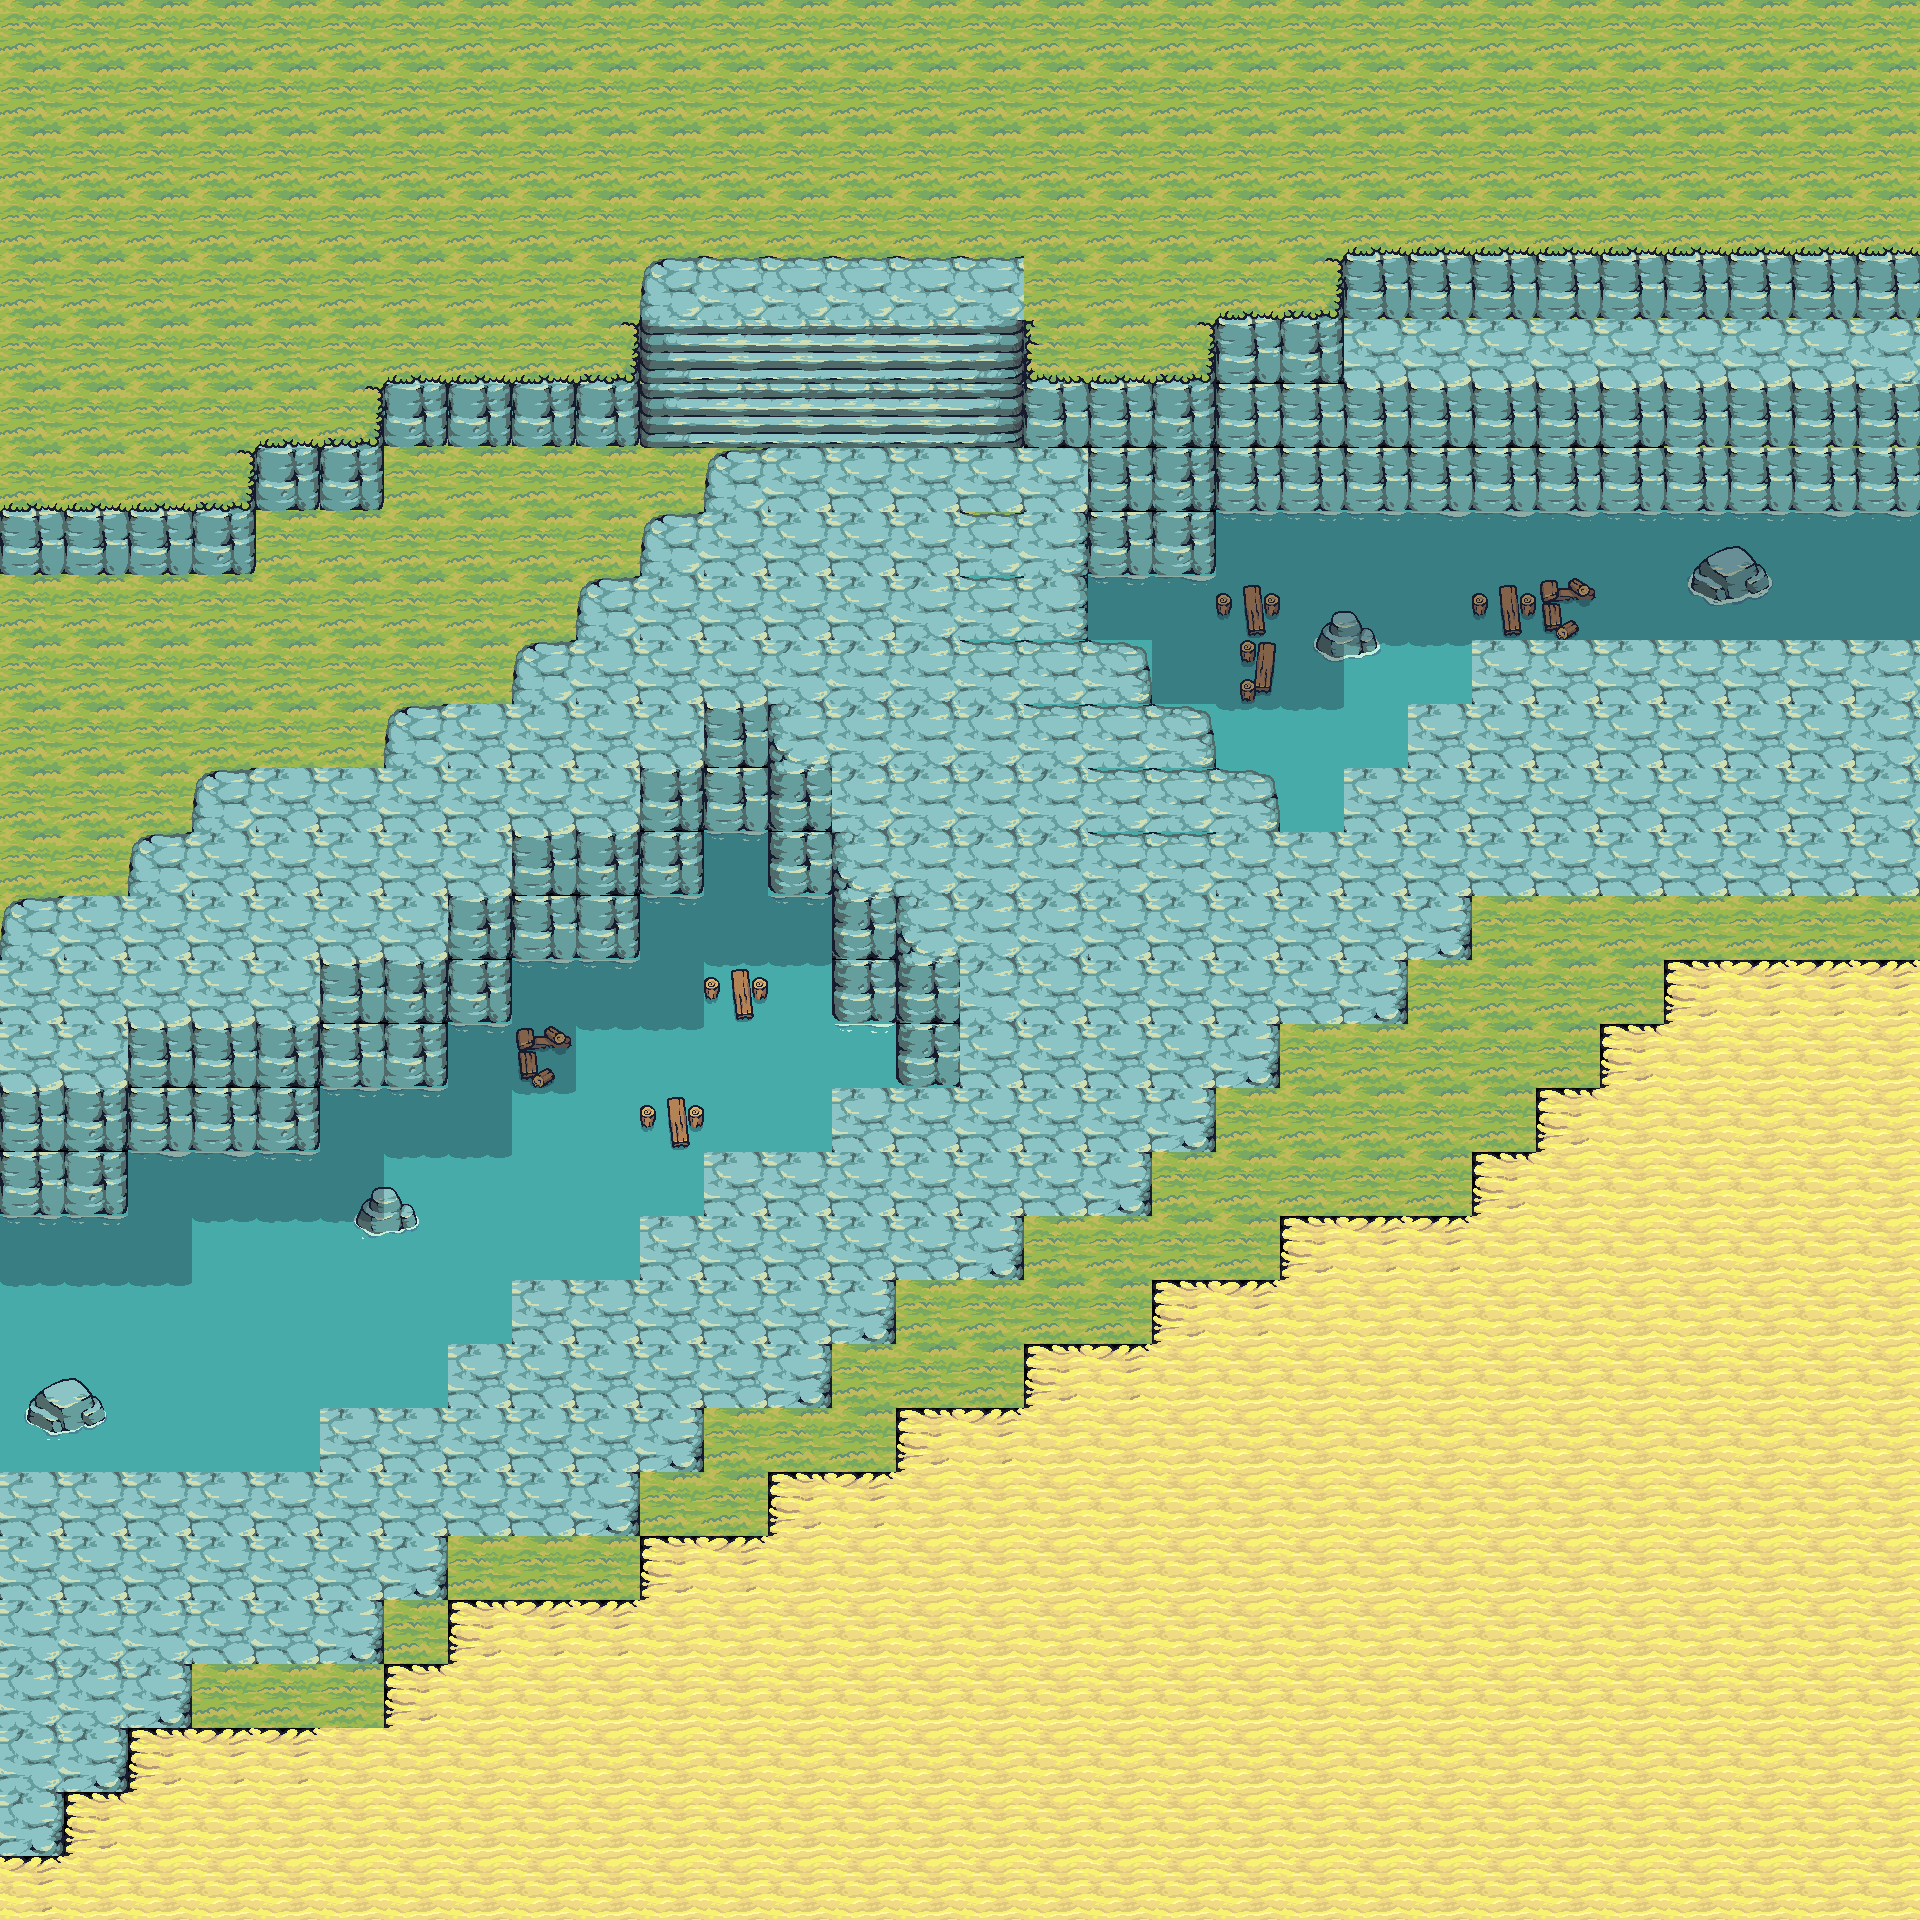

Tiled map render using the project's own tile images. Description and the map definition, with tile-layer contents summarised, below:
An orthogonal 30x30 tile map with 64x64 px tiles, 5 tile layers (Ground, Water foam, No collisions, Shadow, ...), 8 tilesets and 40 objects.

<map version="1.10" tiledversion="1.11.2" orientation="orthogonal" renderorder="right-down" width="30" height="30" tilewidth="64" tileheight="64" infinite="0" nextlayerid="10" nextobjectid="47">
 <tileset firstgid="1" name="Tilemap_Elevation" tilewidth="64" tileheight="64" tilecount="32" columns="4">
  <image source="Terrain/Ground/Tilemap_Elevation.png" width="256" height="512" />
 </tileset>
 <tileset firstgid="33" name="Tilemap_Flat" tilewidth="64" tileheight="64" tilecount="40" columns="10">
  <image source="Terrain/Ground/Tilemap_Flat.png" width="640" height="256" />
 </tileset>
 <tileset firstgid="73" name="Shadows" tilewidth="64" tileheight="64" tilecount="9" columns="3">
  <image source="Terrain/Ground/Shadows.png" width="192" height="192" />
 </tileset>
 <tileset firstgid="82" name="Water" tilewidth="64" tileheight="64" tilecount="1" columns="1">
  <image source="Terrain/Water/Water.png" width="64" height="64" />
 </tileset>
 <tileset firstgid="83" name="Rocks_04" tilewidth="64" tileheight="64" tilecount="32" columns="16">
  <image source="Terrain/Water/Rocks/Rocks_04.png" width="1024" height="128" />
 </tileset>
 <tileset firstgid="115" name="Rocks_03" tilewidth="64" tileheight="64" tilecount="32" columns="16">
  <image source="Terrain/Water/Rocks/Rocks_03.png" width="1024" height="128" />
 </tileset>
 <tileset firstgid="147" name="Bridge_All" tilewidth="64" tileheight="64" tilecount="12" columns="3">
  <image source="Terrain/Bridge/Bridge_All.png" width="192" height="256" />
 </tileset>
 <tileset firstgid="159" name="Foam" tilewidth="64" tileheight="64" tilecount="72" columns="24">
  <image source="Terrain/Water/Foam/Foam.png" width="1536" height="192" />
 </tileset>
 <layer id="1" name="Ground" width="30" height="30">
  <data>[900 cells, 900 non-empty, 9 distinct tile ids]</data>
 </layer>
 <layer id="5" name="Water foam" width="30" height="30">
  <data>[900 cells, 27 non-empty, 2 distinct tile ids]</data>
 </layer>
 <layer id="3" name="No collisions" width="30" height="30">
  <data>[900 cells, 23 non-empty, 19 distinct tile ids]</data>
 </layer>
 <layer id="4" name="Shadow" width="30" height="30">
  <data>[900 cells, 63 non-empty, 2 distinct tile ids]</data>
 </layer>
 <layer id="2" name="Elevated" width="30" height="30">
  <data>[900 cells, 341 non-empty, 20 distinct tile ids]</data>
 </layer>
 <objectgroup id="6" name="Collisions">
  <object id="2" x="1024" y="384" width="192" height="64" />
  <object id="3" x="1216" y="320" width="128" height="64" />
  <object id="4" x="1344" y="256" width="576" height="128" />
  <object id="5" x="384" y="384" width="256" height="64" />
  <object id="6" x="256" y="448" width="128" height="64" />
  <object id="7" x="0" y="512" width="256" height="64" />
  <object id="8" x="1088" y="448" width="64" height="192" />
  <object id="9" x="1152" y="640" width="64" height="64" />
  <object id="10" x="1216" y="704" width="64" height="64" />
  <object id="11" x="1280" y="768" width="64" height="64" />
  <object id="12" x="1344" y="704" width="64" height="64" />
  <object id="13" x="1408" y="640" width="64" height="64" />
  <object id="14" x="1472" y="576" width="256" height="64" />
  <object id="15" x="704" y="704" width="64" height="128" />
  <object id="16" x="768" y="768" width="64" height="128" />
  <object id="17" x="832" y="896" width="64" height="128" />
  <object id="18" x="896" y="960" width="64" height="128" />
  <object id="19" x="640" y="768" width="64" height="64" />
  <object id="20" x="512" y="832" width="128" height="64" />
  <object id="21" x="448" y="896" width="64" height="64" />
  <object id="22" x="320" y="960" width="128" height="64" />
  <object id="23" x="128" y="1024" width="192" height="64" />
  <object id="24" x="0" y="1088" width="128" height="64" />
  <object id="25" x="0" y="1408" width="320" height="64" />
  <object id="26" x="320" y="1344" width="128" height="64" />
  <object id="27" x="448" y="1280" width="64" height="64" />
  <object id="28" x="512" y="1216" width="128" height="64" />
  <object id="29" x="640" y="1152" width="64" height="64" />
  <object id="30" x="704" y="1088" width="128" height="64" />
  <object id="31" x="832" y="1024" width="64" height="64" />
  <object id="32" x="1728" y="576" width="192" height="64" />
 </objectgroup>
 <objectgroup id="8" name="Enemy spawn">
  <object id="37" x="1851.52" y="1312.12">
   <point />
  </object>
  <object id="38" x="1624.24" y="1593.94">
   <point />
  </object>
  <object id="39" x="1369.7" y="1830.3">
   <point />
  </object>
  <object id="40" x="1009.09" y="1854.55">
   <point />
  </object>
  <object id="41" x="1851.52" y="93.9394">
   <point />
  </object>
  <object id="42" x="1648.48" y="100">
   <point />
  </object>
  <object id="43" x="51.5152" y="293.939">
   <point />
  </object>
  <object id="45" x="309.091" y="136.364">
   <point />
  </object>
 </objectgroup>
 <objectgroup id="9" name="Player spawn">
  <object id="46" x="987.879" y="775.758">
   <point />
  </object>
 </objectgroup>
</map>
